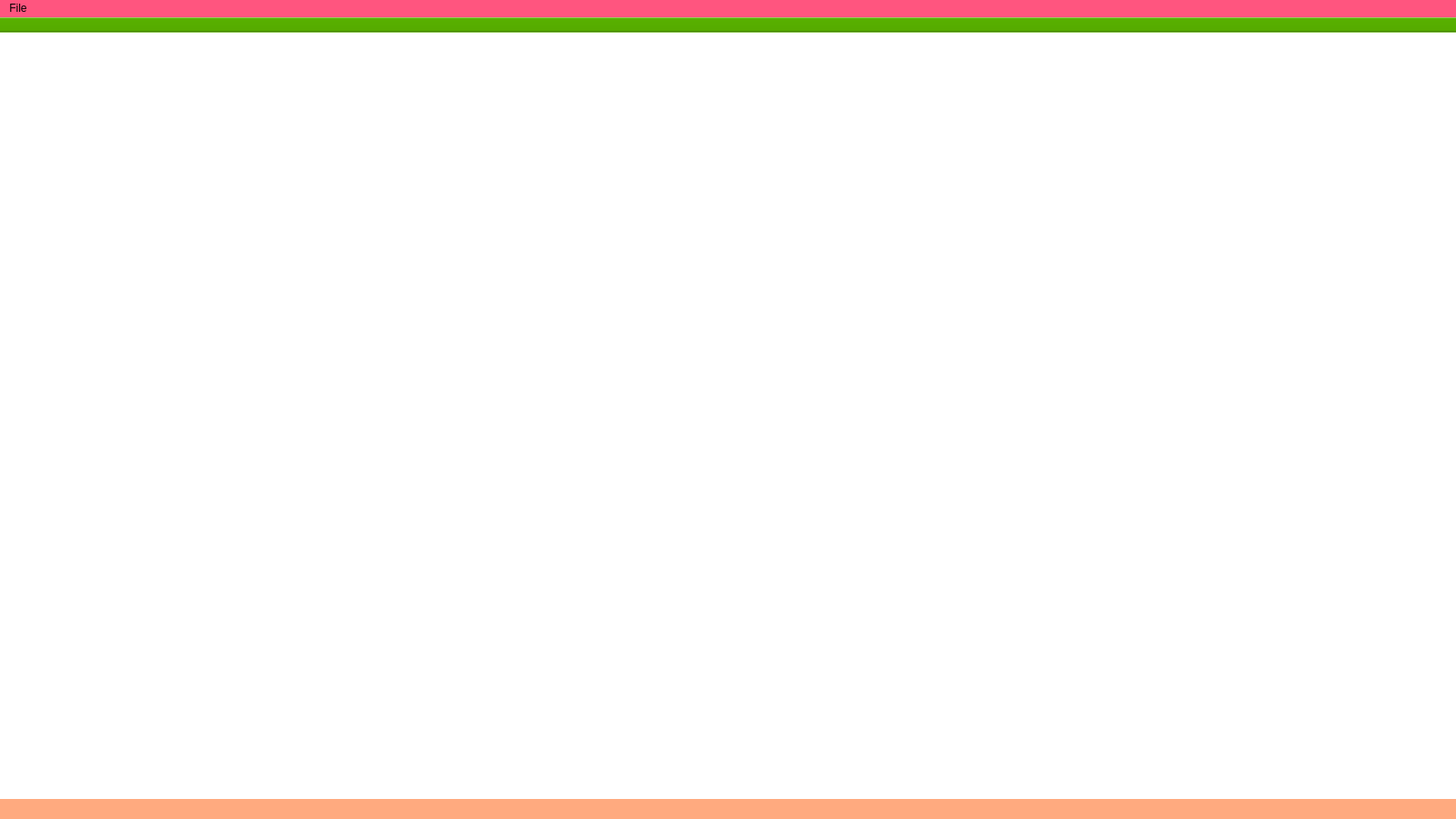
<?xml version="1.0" encoding="UTF-8"?>
<ui version="4.0">
 <class>MainWindow</class>
 <widget class="QMainWindow" name="MainWindow">
  <property name="geometry">
   <rect>
    <x>0</x>
    <y>0</y>
    <width>1600</width>
    <height>900</height>
   </rect>
  </property>
  <property name="minimumSize">
   <size>
    <width>1600</width>
    <height>900</height>
   </size>
  </property>
  <property name="maximumSize">
   <size>
    <width>3840</width>
    <height>2160</height>
   </size>
  </property>
  <property name="windowTitle">
   <string>BSF-MainWindow</string>
  </property>
  <widget class="QWidget" name="centralWidget">
   <property name="sizePolicy">
    <sizepolicy hsizetype="MinimumExpanding" vsizetype="MinimumExpanding">
     <horstretch>0</horstretch>
     <verstretch>0</verstretch>
    </sizepolicy>
   </property>
   <property name="minimumSize">
    <size>
     <width>1600</width>
     <height>877</height>
    </size>
   </property>
   <property name="maximumSize">
    <size>
     <width>3840</width>
     <height>2160</height>
    </size>
   </property>
   <property name="contextMenuPolicy">
    <enum>Qt::NoContextMenu</enum>
   </property>
   <property name="styleSheet">
    <string notr="true">border-color: rgb(0, 0, 0);
background-color: rgb(255, 255, 255);
</string>
   </property>
  </widget>
  <widget class="QToolBar" name="mainToolBar">
   <property name="enabled">
    <bool>true</bool>
   </property>
   <property name="layoutDirection">
    <enum>Qt::LeftToRight</enum>
   </property>
   <property name="autoFillBackground">
    <bool>false</bool>
   </property>
   <property name="styleSheet">
    <string notr="true">background-color: rgb(85, 170, 0);</string>
   </property>
   <property name="movable">
    <bool>false</bool>
   </property>
   <attribute name="toolBarArea">
    <enum>TopToolBarArea</enum>
   </attribute>
   <attribute name="toolBarBreak">
    <bool>false</bool>
   </attribute>
  </widget>
  <widget class="QStatusBar" name="statusBar">
   <property name="contextMenuPolicy">
    <enum>Qt::ActionsContextMenu</enum>
   </property>
   <property name="autoFillBackground">
    <bool>false</bool>
   </property>
   <property name="styleSheet">
    <string notr="true">background-color: rgb(255, 170, 127);</string>
   </property>
  </widget>
  <widget class="QMenuBar" name="menuBar">
   <property name="geometry">
    <rect>
     <x>0</x>
     <y>0</y>
     <width>1600</width>
     <height>30</height>
    </rect>
   </property>
   <property name="styleSheet">
    <string notr="true">background-color: rgb(255, 85, 127);</string>
   </property>
   <widget class="QMenu" name="menuFile">
    <property name="title">
     <string>File</string>
    </property>
   </widget>
   <addaction name="menuFile"/>
  </widget>
  <action name="actionUpload_recipe">
   <property name="text">
    <string>Upload recipe</string>
   </property>
  </action>
 </widget>
 <layoutdefault spacing="6" margin="11"/>
 <resources/>
 <connections/>
</ui>
